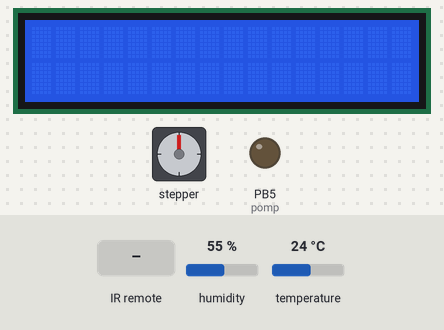
Bench run of a sketch on a simulated ATtiny85, built with avr-gcc and run on an emulated ATtiny85. Shown: 16×2 character LCD, stepper motor, output pins drawn as LEDs (lit = HIGH). Inputs (shaded band) come from the test bench; at power-on: humidity 55 %, temperature 24 °C. Stepper angles assume 2048 steps per turn; what the sketch prints to the serial monitor is not drawn.

Above: at 1.2 s.
1.3 s: infrared code 0xFFA25D received
15.3 s: infrared code 0xFF18E7 received
At 15.62 s:
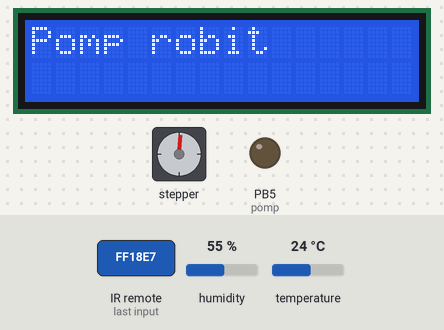
22.8 s: infrared code 0xFF30CF received
At 23.13 s:
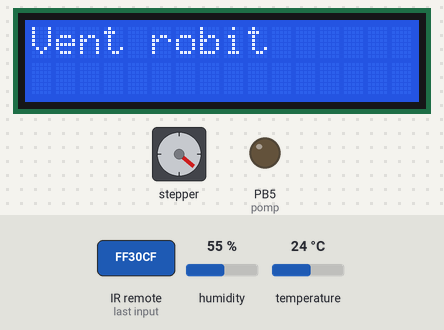
30.3 s: infrared code 0xFF7A85 received
At 30.48 s:
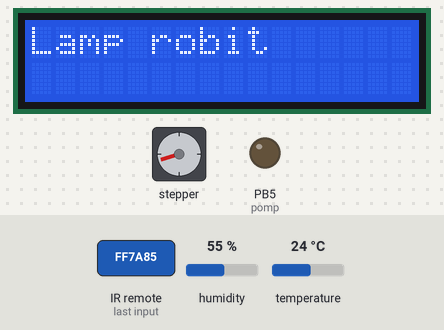
37.8 s: infrared code 0xFF5AA5 received
At 38.01 s:
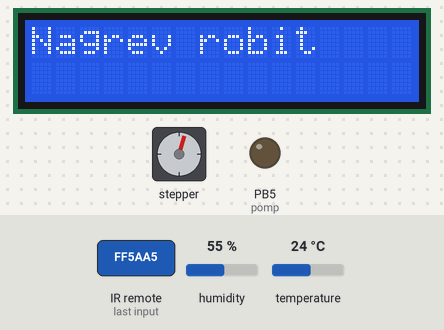
45.3 s: infrared code 0xFF18E7 received
At 45.41 s:
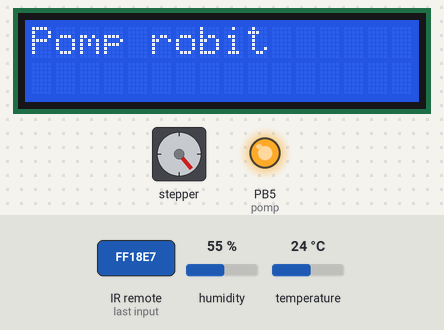
Timing chart, 0 to 56.4 s (numbered marks = the images above; inputs shaded):
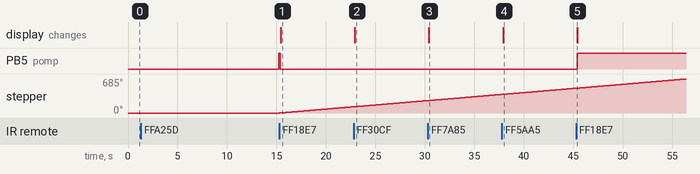

Measured:
- after the input at 15.3 s, PB5 (pomp): HIGH → LOW after 0.10 s; the display: changes after 0.14 s (image 1)
- after the input at 22.8 s, the display: changes after 0.11 s (image 2)
- after the input at 30.3 s, the display: changes after 0.11 s (image 3)
- after the input at 37.8 s, the display: changes after 0.11 s (image 4)
- after the input at 45.3 s, PB5 (pomp): LOW → HIGH after 0.10 s; the display: changes after 0.11 s (image 5)

The sketch:

Full_code2803.ino
```cpp
#include <DHT.h>
#include <LiquidCrystal.h>
#include <GyverStepper.h>
#include <IRremote.h>

LiquidCrystal lcd(40,38,36,34,32,30,28,26,24,22);
IRrecv ir(8);
GStepper<STEPPER2WIRE> stepper(2048, 10, 9, 11);
#define B1  0xFFE01F//каретка положение 1 -
#define B1_2 0xFFA857// каретка положение 2 +
#define B2  0xFF30CF//вентилятор на пульте 1
#define B3  0xFF18E7//помпа на пульте 2
#define B4  0xFF7A85// лампа на пульте 3
#define test 0xFF52AD//тест всех систем
#define B5 0xFF5AA5//нагреватель
#define nagrev 44
#define careta 45
#define vent 7
#define pomp 5
#define lamp 6
#define lamp2 42
#define fotores A0
#define vlaznost A2
#define on_off 0xFFA25D
long seed;
int n = 0;
bool mi = 0; //работает ли устройство в ручном режиме
decode_results res;
DHT dht(2, DHT11);
int a1 = 0;
int a2 = 0;
int a3 = 0;
int a4 = 0;
float t = 0;
///добавить флаг питания двигателя!

void setup()
{
  ///lcd.begin(16,2);
  pinMode(fotores, INPUT);
  pinMode(vlaznost, INPUT);
  pinMode(lamp, OUTPUT);
  pinMode(careta, OUTPUT);
  pinMode(vent, OUTPUT);
  pinMode(pompa, OUTPUT);
  Serial.begin(9600);
  stepper.setRunMode(FOLLOW_POS);
  stepper.setSpeed(100);
  ir.enableIRIn();
  pinMode(5,OUTPUT);
  dht.begin();
  lcd.begin(16, 2); // выставляем скорость COM порта
  ///irrecv.enableIRIn(); // запускаем прием
  ///lcd.autoscroll();
  digitalWrite(lamp, HIGH);
  digitalWrite(lamp2, HIGH);
  digitalWrite(vent, LOW);
  digitalWrite(nagrev, LOW);
  digitalWrite(pomp, LOW);
}

void lampa(){
  lcd.clear();
  if(analogRead(fotores) <= 500){
    ///Serial.println("lampa 1");
    digitalWrite(lamp2, HIGH);
    a1 = 0;
  }
  else
  {
    ///Serial.println("lampa 0");
    digitalWrite(lamp2, LOW);
    a1 = 1;
  }
}

void pompa(){
  lcd.clear();
    if (analogRead(vlaznost) <= 750) {
    ///Serial.println("pompa 1");
    digitalWrite(pompa, HIGH);
    a2 = 1;
    ///сделать так чтобы помпа качала определенное время
  }
  if (analogRead(vlaznost) > 750) {
    ///Serial.println("pompa 0");
    digitalWrite(pompa, LOW);
    a2 = 0;
  }
}

void caret(){
  lcd.clear();
  if(t > 25.5){
    digitalWrite(vent, HIGH);
    digitalWrite(nagrev, LOW);
    a3 = 1;
    a4 = 0;
    delay(5000);
  }
  else if(t <= 25.5 && t >= 24.6){
    digitalWrite(vent, LOW);
    digitalWrite(nagrev, LOW);
    a3 = 0;
    a4 = 0;
  }
  else if(t <= 24.4){
    digitalWrite(vent, LOW);
    digitalWrite(nagrev, HIGH);
    a3 = 0;
    a4 = 1;
    delay(10000);
    digitalWrite(nagrev, LOW);
    digitalWrite(vent, HIGH);
    delay(5000);
    digitalWrite(vent, LOW);
  }
}

void hc(long seed){
  ///if (seed == B1_2 || seed == B1) {
    ////stepper.enable();
  ///}
    if(seed == B2){
      if(digitalRead(7) == 0){
        digitalWrite(7, HIGH);
        lcd.clear();
        lcd.print("Vent robit");
        lcd.home();
      }
      else
      {
        digitalWrite(7, LOW);
        lcd.clear();
        lcd.print("Vent ne robit");
        lcd.home();
      }
    }
    if(seed == B3){
       if(digitalRead(5) == 0){
        digitalWrite(5, HIGH);
        lcd.clear();
        lcd.print("Pomp robit");
        lcd.home();
      }
      else
      {
        digitalWrite(5, LOW);
        lcd.clear();
        lcd.print("Pomp robit");
        lcd.home();
      }
    }
    if(seed == B4){
      if(digitalRead(2) == 0){
        digitalWrite(2, HIGH);
        lcd.clear();
        lcd.print("Lamp robit");
        lcd.home();
      }
      else
      {
        digitalWrite(2, LOW);
        lcd.clear();
        lcd.print("Lamp robit");
        lcd.home();
      }
    }
    if(seed == B5){
      if(digitalRead(22) == 0){
        digitalWrite(22, HIGH);
        lcd.clear();
        lcd.print("Nagrev robit");
        lcd.home();
      }
      else
      {
        digitalWrite(22, LOW);
        lcd.clear();
        lcd.print("Nagrev robit");
        lcd.home();
      }
    }
    if(seed == test){

    }
    if(!stepper.tick()){
     if(seed == B1_2){
        if(n < 3){
        n += 1;
        //Serial.println("add");
      }
       if(n == 1){
        //stepper.enable();
        stepper.setTarget(150, RELATIVE);
        ///delay(10000);
        //stepper.disable();
        lcd.clear();
        lcd.print("Position:");
        lcd.leftToRight();
        lcd.print(n);
        lcd.home();
        //Serial.println(1);
      }
        if(n == 2){
       // stepper.enable();
        stepper.setTarget(150, RELATIVE);
        ///stepper.disable();
        lcd.clear();
        lcd.print("Position:");
        lcd.leftToRight();
        lcd.print(n);
        lcd.home();
        //Serial.println(2);
      }
    }
    if(seed == B1){
      if(n > 0){
        n -= 1;

        if(n == 0){
        // stepper.enable();
          stepper.setTarget(-150, RELATIVE);
          ////stepper.disable();
          lcd.clear();
          lcd.print("Position:");
          lcd.leftToRight();
          lcd.print(n);
          lcd.home();
        }
        if(n == 1){
        // stepper.enable();
          stepper.setTarget(-150, RELATIVE);
          ///delay(10000);
        // stepper.disable();
          lcd.clear();
          lcd.print("Position:");
          lcd.leftToRight();
          lcd.print(n);
          lcd.home();
        }
      }
    }
  }
}

void loop()
{
t = dht.readTemperature();
  ///Serial.println("CUR :" + stepper.getCurrent());
  ///Serial.println("TG :" + stepper.getTarget());
  if (ir.decode(& res)) {
    Serial.println(res.value);
    seed = res.value;
    ///Serial.println(seed, HEX);
    delay(100);
    ir.resume();
  }
  if(seed == on_off) //on_off значение типа long с пульта на включение/выключение
  {
    digitalWrite(5, !(digitalRead(5)));///show lamp of hand control
    mi = !mi;
    seed = 0;
  }
  if(mi){
    hc(seed);
    seed = 0;
    //Serial.println("hc");
  }
  else
  {
    ///Serial.print("ac");
    lcd.print("lampa:");
    lcd.print(a1);
    lcd.print(" vent:");
    lcd.print(a3);
    lcd.setCursor(0,2);
    lcd.print("nagrev:");
    lcd.print(a4);
    lcd.print(" pomp:");
    lcd.print(a2);
    lcd.home();
    lampa();
    ///pompa();
    caret();
    ///caret_pomp();
  }
}
```
